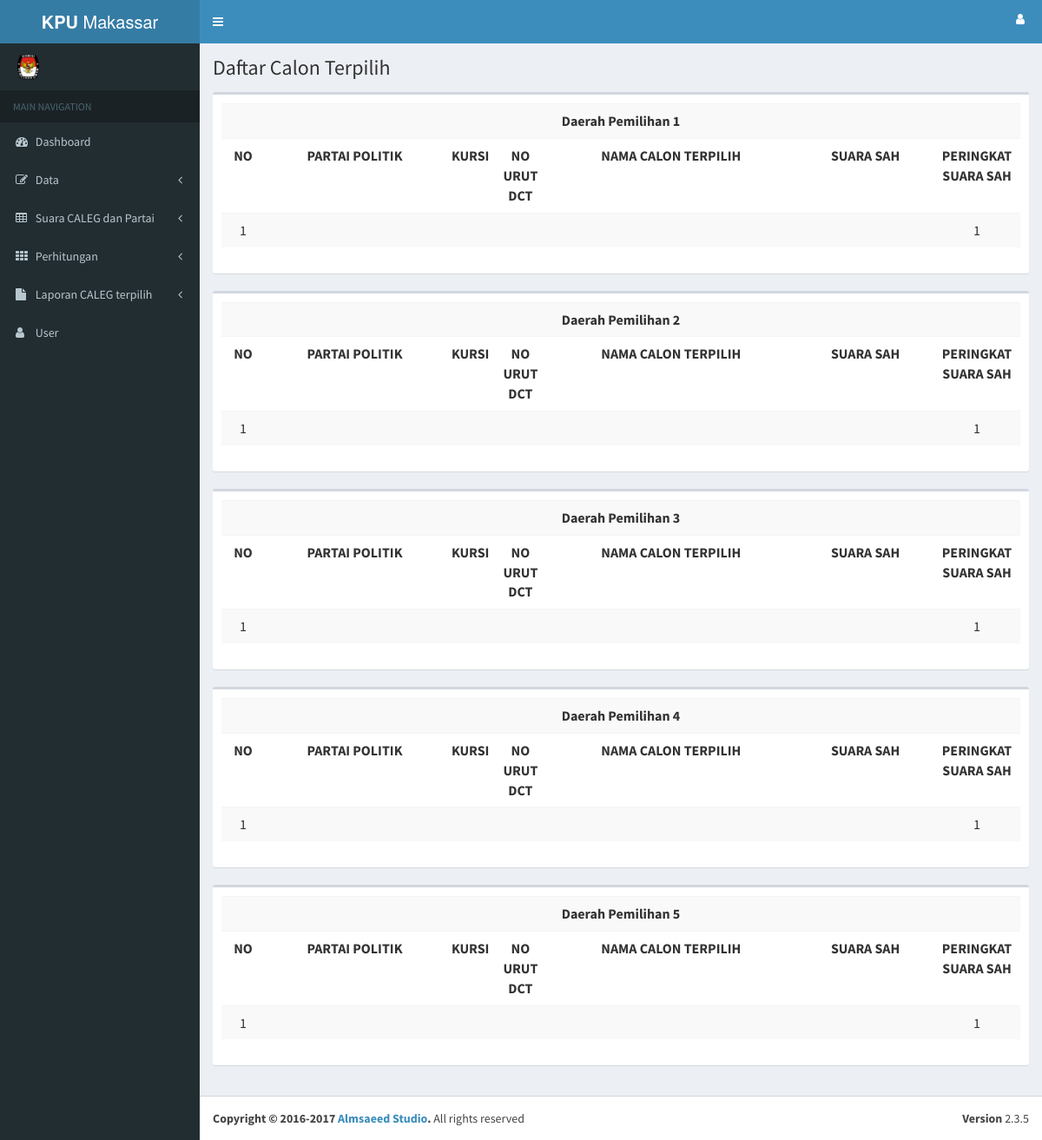
Page /index.php/hasil on the committed database.
### tables this page shows
CREATE TABLE `tb_pkursi` (
  `id` int(11) NOT NULL AUTO_INCREMENT,
  `id_dapil` int(11) DEFAULT NULL,
  `id_partai` int(11) DEFAULT NULL,
  `nama` varchar(40) DEFAULT NULL,
  `ranking` double(11,0) DEFAULT NULL,
  `kursi` int(11) DEFAULT NULL,
  PRIMARY KEY (`id`)
);

### application/controllers/Hasil.php (called while the page is built, shortened)
<?php
class Hasil extends CI_controller
{
    function __construct()
    {
        $this->load->model('Hasil_model');
        $this->load->helper('url');
        $this->load->library('dompdf_gen');
    }
    function index(){
        $data['satu'] = $this->Hasil_model->get_hasil_satu();
        $data['dua'] = $this->Hasil_model->get_hasil_dua();
        $data['tiga'] = $this->Hasil_model->get_hasil_tiga();
        $data['empat'] = $this->Hasil_model->get_hasil_empat();
        $data['lima'] = $this->Hasil_model->get_hasil_lima();
        $this->load->view('Hasil/Akhir', $data);
    }
}
?>

### index.php (called while the page is built, shortened)
<?php
require_once BASEPATH.'core/CodeIgniter.php';

### application/models/Hasil_model.php (called while the page is built, shortened)
<?php
class Hasil_model extends CI_Model
{
    function get_hasil_satu()
    {
        $sql = "select a.*, h2.no_urut, h2.caleg, h2.suara
                from
                    (
                    select ax.*,
                        case when ax.id_partai=bx.id_partai then
                            @rank:=@rank+1
                        else
                            @rank:=1
                        end as rank
                    from
                        (
                        select h.*, @no1:=@no1+1 as no
                        from tb_pkursi h, (select @no1:=0) as a
                        order by h.id_partai, h.ranking desc
                        ) as ax
                        left join
                        (
                        select h.*, @no2:=@no2+1 as no
                        from tb_pkursi h, (select @no2:=1) as a
                        order by h.id_partai, h.ranking desc
                        ) as bx
                        on ax.no=bx.no,
                        (select @rank:=1) as a
                    ) as a
                    left join tb_hasil h2 on h2.rank=a.rank and h2.id_partai=a.id_partai
                WHERE a.id_dapil='1'
                order by a.ranking desc";
        $result = $this->db->query($sql);
        return $result->result();
    }
    function get_hasil_dua() {
        $sql = "select a.*, h2.no_urut, h2.caleg, h2.suara
                from
                    (
                    select ax.*,
                        case when ax.id_partai=bx.id_partai then
                            @rank:=@rank+1
                        else
                            @rank:=1
                        end as rank
                    from
                        (
                        select h.*, @no1:=@no1+1 as no
                        from tb_pkursi h, (select @no1:=0) as a
                        order by h.id_partai, h.ranking desc
                        ) as ax
                        left join
                        (
                        select h.*, @no2:=@no2+1 as no
                        from tb_pkursi h, (select @no2:=1) as a
                        order by h.id_partai, h.ranking desc
                        ) as bx
                        on ax.no=bx.no,
                        (select @rank:=1) as a
                    ) as a
                    left join tb_hasil h2 on h2.rank=a.rank and h2.id_partai=a.id_partai
                WHERE a.id_dapil='2'
                order by a.ranking desc";
        $result = $this->db->query($sql);
        return $result->result();
    }
    function get_hasil_tiga() {
        $sql = "select a.*, h2.no_urut, h2.caleg, h2.suara
                from
                    (
                    select ax.*,
                        case when ax.id_partai=bx.id_partai then
                            @rank:=@rank+1
                        else
                            @rank:=1
                        end as rank
                    from
                        (
                        select h.*, @no1:=@no1+1 as no
                        from tb_pkursi h, (select @no1:=0) as a
                        order by h.id_partai, h.ranking desc
                        ) as ax
                        left join
                        (
                        select h.*, @no2:=@no2+1 as no
                        from tb_pkursi h, (select @no2:=1) as a
                        order by h.id_partai, h.ranking desc
                        ) as bx
                        on ax.no=bx.no,
                        (select @rank:=1) as a
                    ) as a
                    left join tb_hasil h2 on h2.rank=a.rank and h2.id_partai=a.id_partai
                WHERE a.id_dapil='3'
                order by a.ranking desc";
        $result = $this->db->query($sql);
        return $result->result();
    }
    function get_hasil_empat() {
        $sql = "select a.*, h2.no_urut, h2.caleg, h2.suara
                from
                    (
                    select ax.*,
                        case when ax.id_partai=bx.id_partai then
                            @rank:=@rank+1
                        else
                            @rank:=1
                        end as rank
                    from
                        (
                        select h.*, @no1:=@no1+1 as no
                        from tb_pkursi h, (select @no1:=0) as a
                        order by h.id_partai, h.ranking desc
                        ) as ax
                        left join
                        (
                        select h.*, @no2:=@no2+1 as no
                        from tb_pkursi h, (select @no2:=1) as a
                        order by h.id_partai, h.ranking desc
                        ) as bx
                        on ax.no=bx.no,
                        (select @rank:=1) as a
                    ) as a
                    left join tb_hasil h2 on h2.rank=a.rank and h2.id_partai=a.id_partai
                WHERE a.id_dapil='4'
                order by a.ranking desc";
        $result = $this->db->query($sql);
        return $result->result();
    }
    function get_hasil_lima() {
        $sql = "select a.*, h2.no_urut, h2.caleg, h2.suara
                from
                    (
                    select ax.*,
                        case when ax.id_partai=bx.id_partai then
                            @rank:=@rank+1
                        else
                            @rank:=1
                        end as rank
                    from
                        (
                        select h.*, @no1:=@no1+1 as no
                        from tb_pkursi h, (select @no1:=0) as a
                        order by h.id_partai, h.ranking desc
                        ) as ax
                        left join
                        (
                        select h.*, @no2:=@no2+1 as no
                        from tb_pkursi h, (select @no2:=1) as a
                        order by h.id_partai, h.ranking desc
                        ) as bx
                        on ax.no=bx.no,
                        (select @rank:=1) as a
                    ) as a
                    left join tb_hasil h2 on h2.rank=a.rank and h2.id_partai=a.id_partai
                WHERE a.id_dapil='6'
                order by a.ranking desc";
        $result = $this->db->query($sql);
        return $result->result();
    }
}

### application/views/Hasil/Akhir.php (the view, shortened to what this page needs)
<div class="content-wrapper">
    <section class="content-header">
      <h1>Daftar Calon Terpilih</h1>
    </section>
    <section class="content">
        <div class="row">
            <div class="col-xs-12">
                <div class="box">
                    <div class="box-header">
			            <table class="table table-Striped">
			            	<tr>
			            		<td colspan="7" style="text-align: center;font-weight: bold;">Daerah Pemilihan 1</td>
			            	</tr>
			            	<tr>
				                <th style="text-align:center" width="50px">NO</th>
				                <th style="text-align:center">PARTAI POLITIK</th>
				                <th style="text-align:center" width="50px">KURSI</th>
				                <th style="text-align:center" width="50px">NO URUT DCT</th>
				                <th style="text-align:center">NAMA CALON TERPILIH</th>
				                <th style="text-align:center">SUARA SAH</th>
				                <th style="text-align:center" width="100px">PERINGKAT SUARA SAH</th>
			            	</tr>
			            	<?php
			              	$no = 1;
			               	foreach ($satu as $satul) {
				            ?>
				            <tr>
				                <td style="text-align:center"><?php echo $no ?></td>
				                <td><?php echo $satul->nama ?></td>
				                <td style="text-align:center"><?php echo $satul->kursi ?></td>
				                <td style="text-align:center"><?php echo $satul->no_urut ?></td>
				                <td><?php echo $satul->caleg ?></td>
				                <td style="text-align:center"><?php echo $satul->suara ?></td>
				                <td style="text-align:center"><?php echo $satul->rank ?></td>
				            </tr>
			              <?php
			              	$no++;
			              }
			              ?>
			            </table>
                    </div>
                </div>
                <div class="box">
                    <div class="box-header">
			            <table class="table table-Striped">
			            	<tr>
			            		<td colspan="7" style="text-align: center;font-weight: bold;">Daerah Pemilihan 2</td>
			            	</tr>
			            	<tr>
				                <th style="text-align:center" width="50px">NO</th>
				                <th style="text-align:center">PARTAI POLITIK</th>
				                <th style="text-align:center" width="50px">KURSI</th>
				                <th style="text-align:center" width="50px">NO URUT DCT</th>
				                <th style="text-align:center">NAMA CALON TERPILIH</th>
				                <th style="text-align:center">SUARA SAH</th>
				                <th style="text-align:center" width="100px">PERINGKAT SUARA SAH</th>
			            	</tr>
			            	<?php
			              	$no = 1;
			               	foreach ($dua as $dual) {
				            ?>
				            <tr>
				                <td style="text-align:center"><?php echo $no ?></td>
				                <td><?php echo $dual->nama ?></td>
				                <td style="text-align:center"><?php echo $dual->kursi ?></td>
				                <td style="text-align:center"><?php echo $dual->no_urut ?></td>
				                <td><?php echo $dual->caleg ?></td>
				                <td style="text-align:center"><?php echo $dual->suara ?></td>
				                <td style="text-align:center"><?php echo $dual->rank ?></td>
				            </tr>
			              <?php
			              	$no++;
			              }
			              ?>
			            </table>
                    </div>
                </div>
                <div class="box">
                    <div class="box-header">
			            <table class="table table-Striped">
			            	<tr>
			            		<td colspan="7" style="text-align: center;font-weight: bold;">Daerah Pemilihan 3</td>
			            	</tr>
			            	<tr>
				                <th style="text-align:center" width="50px">NO</th>
				                <th style="text-align:center">PARTAI POLITIK</th>
				                <th style="text-align:center" width="50px">KURSI</th>
				                <th style="text-align:center" width="50px">NO URUT DCT</th>
				                <th style="text-align:center">NAMA CALON TERPILIH</th>
				                <th style="text-align:center">SUARA SAH</th>
				                <th style="text-align:center" width="100px">PERINGKAT SUARA SAH</th>
			            	</tr>
			            	<?php
			              	$no = 1;
			               	foreach ($tiga as $tigal) {
				            ?>
				            <tr>
				                <td style="text-align:center"><?php echo $no ?></td>
				                <td><?php echo $tigal->nama ?></td>
				                <td style="text-align:center"><?php echo $tigal->kursi ?></td>
				                <td style="text-align:center"><?php echo $tigal->no_urut ?></td>
				                <td><?php echo $tigal->caleg ?></td>
				                <td style="text-align:center"><?php echo $tigal->suara ?></td>
				                <td style="text-align:center"><?php echo $tigal->rank ?></td>
				            </tr>
			              <?php
			              	$no++;
			              }
			              ?>
			            </table>
                    </div>
                </div>
                <div class="box">
                    <div class="box-header">
			            <table class="table table-Striped">
			            	<tr>
			            		<td colspan="7" style="text-align: center;font-weight: bold;">Daerah Pemilihan 4</td>
			            	</tr>
			            	<tr>
				                <th style="text-align:center" width="50px">NO</th>
				                <th style="text-align:center">PARTAI POLITIK</th>
				                <th style="text-align:center" width="50px">KURSI</th>
				                <th style="text-align:center" width="50px">NO URUT DCT</th>
				                <th style="text-align:center">NAMA CALON TERPILIH</th>
				                <th style="text-align:center">SUARA SAH</th>
				                <th style="text-align:center" width="100px">PERINGKAT SUARA SAH</th>
			            	</tr>
			            	<?php
			              	$no = 1;
			               	foreach ($empat as $empatl) {
				            ?>
				            <tr>
				                <td style="text-align:center"><?php echo $no ?></td>
				                <td><?php echo $empatl->nama ?></td>
				                <td style="text-align:center"><?php echo $empatl->kursi ?></td>
				                <td style="text-align:center"><?php echo $empatl->no_urut ?></td>
				                <td><?php echo $empatl->caleg ?></td>
				                <td style="text-align:center"><?php echo $empatl->suara ?></td>
				                <td style="text-align:center"><?php echo $empatl->rank ?></td>
				            </tr>
			              <?php
			              	$no++;
			              }
			              ?>
			            </table>
                    </div>
                </div>
                <div class="box">
                    <div class="box-header">
			            <table class="table table-Striped">
			            	<tr>
			            		<td colspan="7" style="text-align: center;font-weight: bold;">Daerah Pemilihan 5</td>
			            	</tr>
			            	<tr>
				                <th style="text-align:center" width="50px">NO</th>
				                <th style="text-align:center">PARTAI POLITIK</th>
				                <th style="text-align:center" width="50px">KURSI</th>
				                <th style="text-align:center" width="50px">NO URUT DCT</th>
				                <th style="text-align:center">NAMA CALON TERPILIH</th>
				                <th style="text-align:center">SUARA SAH</th>
				                <th style="text-align:center" width="100px">PERINGKAT SUARA SAH</th>
			            	</tr>
			            	<?php
			              	$no = 1;
			               	foreach ($lima as $limal) {
				            ?>
				            <tr>
				                <td style="text-align:center"><?php echo $no ?></td>
				                <td><?php echo $limal->nama ?></td>
				                <td style="text-align:center"><?php echo $limal->kursi ?></td>
				                <td style="text-align:center"><?php echo $limal->no_urut ?></td>
				                <td><?php echo $limal->caleg ?></td>
				                <td style="text-align:center"><?php echo $limal->suara ?></td>
				                <td style="text-align:center"><?php echo $limal->rank ?></td>
				            </tr>
			              <?php
			              	$no++;
			              }
			              ?>
			            </table>
                    </div>
                </div>
            </div>
        </div>
    </section>
</div>

### rows in the picture
tb_pkursi: rank "1"
tb_pkursi: rank "1"
tb_pkursi: rank "1"
tb_pkursi: rank "1"
tb_pkursi: rank "1"
